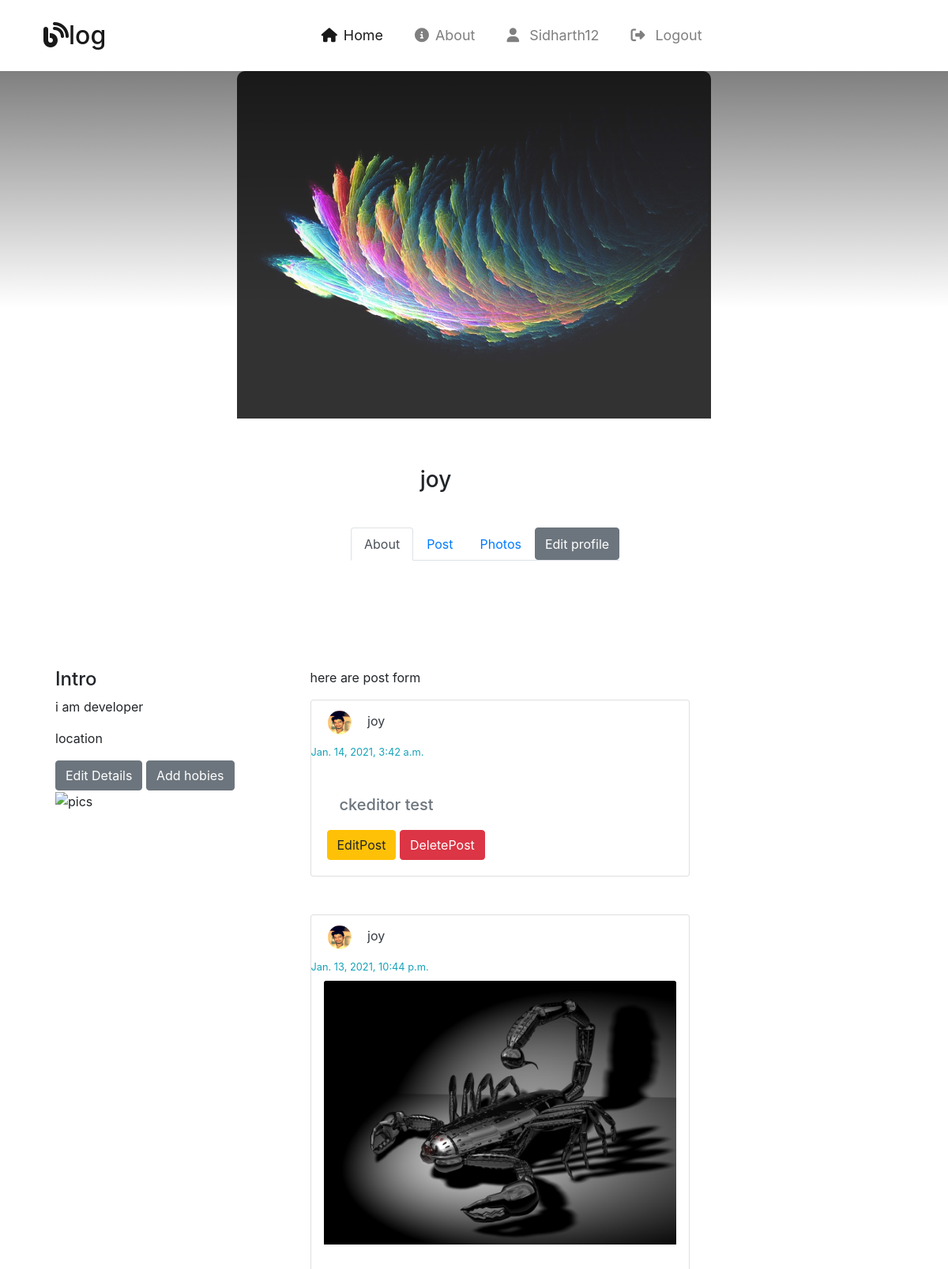
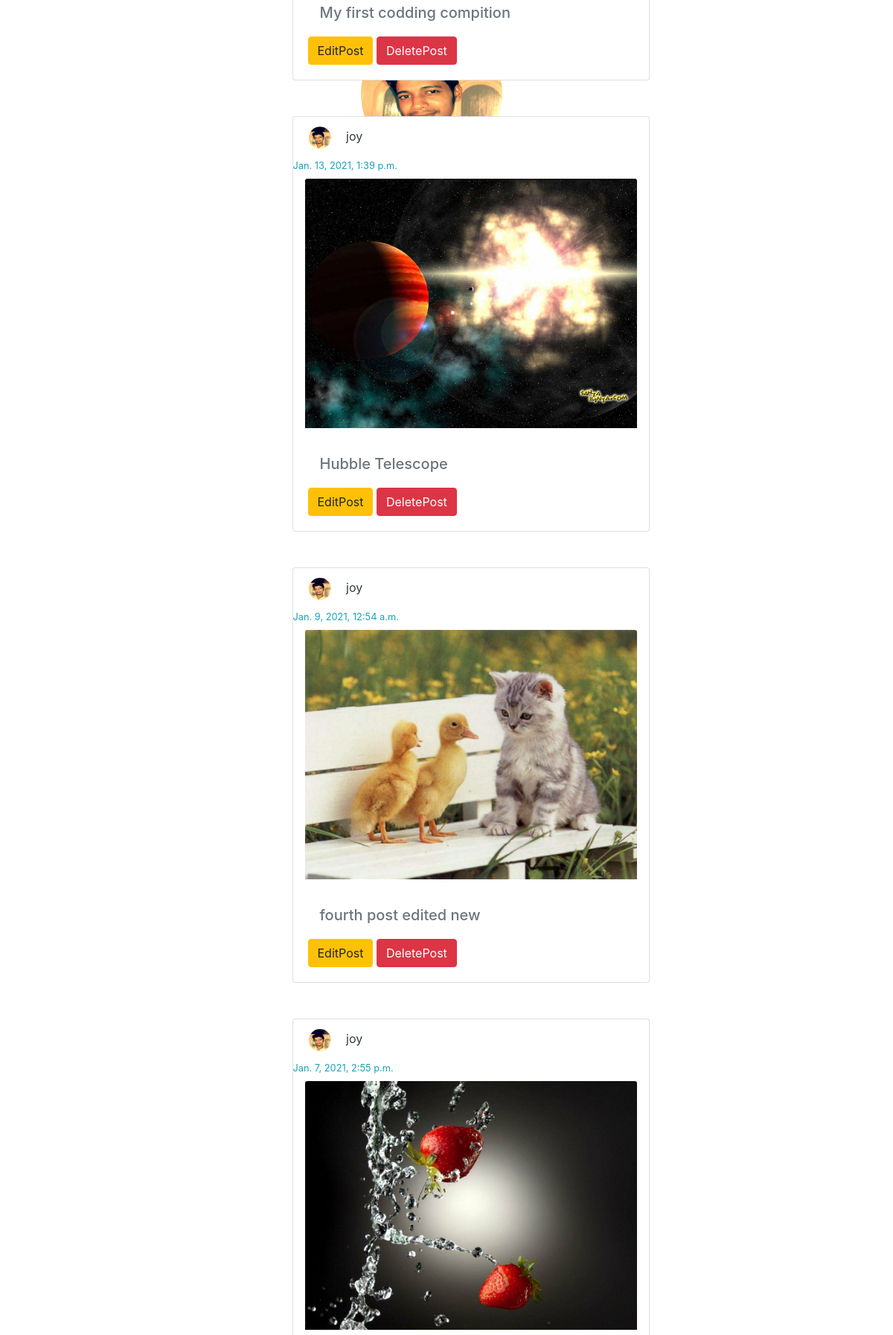
The app's page /profile/joy/ (signed in, upper part) with its own data (2 pictures, top to bottom).
### blog/models.py (models this page shows, shortened)
class UserProfile(models.Model):
    profile_Image = models.ImageField(default="images/default_profile/default-profile.jpg",
                                      upload_to='images/profile_pic/')
    bio = models.TextField(null=True)
    user = models.OneToOneField(User, null=True, on_delete=models.CASCADE)
    cover_Image = models.ImageField(upload_to='images/cover_img/', null=True, blank=True)
    secondary_school = models.ForeignKey(SecondarySchool, null=True, blank=True, on_delete=models.DO_NOTHING)
    higher_secondary_school = models.ForeignKey(HigherSecondarySchool, null=True, blank=True,
                                                on_delete=models.DO_NOTHING)

class Post(models.Model):
    title = models.CharField(max_length=128)
    user = models.ForeignKey(User, on_delete=models.CASCADE)
    description = RichTextField(blank=True, null=True)
    creation_date = models.DateTimeField(auto_now_add=True)
    category = models.CharField(max_length=128, default="coding")
    image = models.ImageField(upload_to='images/post/', blank=True, null=True)
    like = models.ManyToManyField(User, related_name="Post")

### blog/views.py (the view)
# urls.py: path('profile/<str:pk>/',views.dashboard,name="profile"),
@login_required(login_url="/login/")
def dashboard(request,pk):
    dash = ProfileForm()
    chpic = ChangeProfilePicForm()
    print(pk)
    userprofile = UserProfile.objects.get(user__username=pk)
    post_data = Post.objects.filter(user__username=pk)
    context = {"posts":post_data,'dashboard':dash, 'userprofile':userprofile, 'chpic':chpic}
    return render(request,'blog/profile.html',context)

### blog/templates/blog/profile.html (shortened to what this page needs)
{% extends 'base.html' %}
{% load static %}
{% block css %}
    <link rel="stylesheet" href="{% static 'css/profile.css' %}">
    <link rel="stylesheet" href="{% static 'css/navbar.css' %}">
{% endblock %}
{% block content %}
    <header>
        {% include 'blog/navbar.html' %}
    </header>
    <main>
        <section class="user_profile" id="user_profile">
            <div>
                <div id="carouselExampleSlidesOnly" class="carousel slide" data-ride="carousel">
                    <div class="carousel-inner">
                        <div class="carousel-item active">
                            {% if userprofile.cover_Image %}
                            <img src="/media/{{userprofile.cover_Image}}" class="d-block w-50 cover_pic" alt="cover pic">
                            {% endif %}
                        </div>
                    </div>
                </div>
                <div class="row">
                    <img src="/media/{{userprofile.profile_Image}}" alt="profile_pic" width="200px" height="200px" class="profile_pic">
                    <p class="h3 profile_username ">
                        {% if userprofile.user.first_name and userprofile.user.last_name %}
                            {{userprofile.user.first_name}}  {{userprofile.user.last_name}}
                        {% else %}
                            {{userprofile.user.first_name}}
                        {% endif %}
                    </p>
                </div>
                <div class="row container">
                    <ul class="nav nav-tabs">
                      <li class="nav-item">
                        <a class="nav-link active" href="#">About</a>
                      </li>
                      <li class="nav-item">
                        <a class="nav-link" href="#">Post</a>
                      </li>
                      <li class="nav-item">
                        <a class="nav-link" href="#">Photos</a>
                      </li>
                        <button type="button" class="btn btn-secondary" data-toggle="modal" data-target="#EditProfileModal">
                          Edit profile
                        </button>
                    </ul>
                </div>
                <div class="row container">
                    <div class="col-md-3 left under_nav_section">
                        <div class="row">
                            <p class="h4">Intro</p><br>
                            <div>
                                <p class="education">
                                    {{userprofile.bio|default:"no bio found <br>please write your bio"|safe}}
                                </p>
                                <p class="location">location</p>
                                <a class="btn btn-secondary text-white"> Edit Details</a>
                                <a class="btn btn-secondary text-white"> Add hobies</a>
                                <div class="row photo_section">
                                    <div class="col-md-4">
                                        <img src="" alt="pics">
                                    </div>
                                </div>
                            </div>
                        </div>
                    </div>
                    <div class="col-md-4 under_nav_section">
                        <form action="" method="POST">
                            <p>here are post form</p>
                        </form>
                        {% if posts %}
                        {% for post in posts reversed %}
                        <div class="card mb-5" style="width: 30rem;">
                            <a href="#user_profile" class="nav-link alert text-dark mb-0">
                                <img src="/media/{{post.user.userprofile.profile_Image}}" width="30px" height="30px" id="profilepic" alt="dp" class="mr-3 rounded-circle">
                                {% if post.user.first_name %}
                                    {{post.user.first_name}} {{post.user.last_name}}
                                {% else %}
                                    {{post.user}}
                                {% endif %}
                            </a>
                            <small class="text-info">{{post.creation_date}}</small>
                            <a href="{% url 'blog:postdetail' post.id %}" class="nav-link text-secondary">
                                {% if post.image %}
                                    <img src="/media/{{post.image}}" class="card-img-top h-25" alt="...">
                                {% endif %}
                              <div class="card-body">
                                <h5 class="card-title">{{post.title}}</h5>
                                <a class="btn btn-warning" href="{% url 'blog:edit_post' post.pk %}">EditPost</a>
                                  <a class="btn btn-danger" href="{% url 'blog:edit_post' post.pk %}" data-toggle="modal" data-target="#deleteModal">DeletePost</a>
                              </div>
                            </a>
                        </div>
                        {% endfor %}
                        {% else %}
                        <p class="text-muted offset-3"> Create you first post</p>
                        {% endif %}
                    </div>
                </div>
            </div>
        </section>
    </main>
{% endblock %}

### blog/templates/blog/navbar.html (shortened to what this page needs)
<nav class="navbar navbar-expand-md navbar-light bg-white shadow p-3">
  <div class="container-fluid">
    <a class="navbar-brand ml-4" href="{% url 'blog:home' %}"><i class="fas fa-blog"></i>log</a>
    <div class="collapse navbar-collapse" id="navbarSupportedContent">
      <ul class="navbar-nav me-auto mb-2 mb-lg-0">
        <li class="nav-item mr-4 active">
          <a class="nav-link" href="{% url 'blog:home' %}"><i class="fas fa-home mr-2"></i>Home</a>
        </li>
        <li class="nav-item mr-4">
          <a class="nav-link" href="#"> <i class="fa fa-info-circle mr-2" aria-hidden="true"></i>About</a>
        </li>
        {% if not user.is_authenticated %}
        <li class="nav-item mr-4">
          <a class="nav-link" href="{% url 'blog:signup' %}">SignUp</a>
        </li>
        <li class="nav-item mr-4">
          <a class="nav-link" href="{% url 'blog:login' %}"><i class="fa fa-sign-in mr-2" aria-hidden="true"></i>LogIn</a>
        </li>
        {% else %}
          <li class="nav-item mr-4">
            <a class="nav-link" href="{% url 'blog:profile' request.user.username %}"><i class="fa fa-user mr-2"></i>
              {% if request.user.first_name %}
                {{request.user.first_name|capfirst}}
              {% else %}
                {{request.user}}
              {% endif %}
            </a>
          </li>
          <li class="nav-item mr-4">
          <a class="nav-link" href="{% url 'blog:logout' %}"><i class="fa fa-sign-out mr-2" aria-hidden="true"></i>
            Logout</a>
        </li>
        {% endif %}
      </ul>
    </div>
  </div>
</nav>

### staticfiles/css/master.css (style rules this page uses)
* { margin:0; padding:0; box-sizing:border-box; }

### blog/static/css/profile.css (style rules this page uses)
#carouselExampleSlidesOnly .carousel-inner .active { background-image: linear-gradient(#000 -68%, #fff 68%); height:55vh; }
#carouselExampleSlidesOnly .carousel-inner .active .cover_pic { transform:translateX(50%); opacity:0.8; border-radius:10px; }
.user_profile .row .profile_pic { position:absolute; left:40%; top:39%; border-radius:50% !important; border: 5px solid #fff; }
.user_profile .row .profile_username { margin-left:45%; margin-top:5%; }
.user_profile .row .nav-tabs { margin-left:40%; }
.user_profile .row .under_nav_section { transform:translateY(100px) translateX(100px); }
.user_profile .row .left { transform:translateY(100px) translateX(70px); }
.row { margin-right:0; margin-bottom:3%; }

### blog/static/css/navbar.css (style rules this page uses)
.navbar-brand { font-size:2rem; font-weight:500; }
.navbar { padding:1.5rem 1rem; }
.navbar-light .navbar-nav .nav-link { font-size:1.12rem; }

### records on screen
UserProfile: cover_Image (picture), profile_Image (picture), user.first_name "joy", bio "i am developer"
Post: user.userprofile.profile_Image (picture), user.first_name "joy", creation_date "Jan. 14, 2021, 3:42 a.m.", title "ckeditor test"
Post: user.userprofile.profile_Image (picture), user.first_name "joy", creation_date "Jan. 13, 2021, 10:44 p.m.", image (picture), title "My first codding compition"
Post: user.userprofile.profile_Image (picture), user.first_name "joy", creation_date "Jan. 13, 2021, 1:39 p.m.", image (picture), title "Hubble Telescope"
Post: user.userprofile.profile_Image (picture), user.first_name "joy", creation_date "Jan. 9, 2021, 12:54 a.m.", image (picture), title "fourth post edited new"
Post: user.userprofile.profile_Image (picture), user.first_name "joy", creation_date "Jan. 7, 2021, 2:55 p.m.", image (picture)

### other values on screen
{{ request.user.first_name|capfirst }} "Sidharth12"
